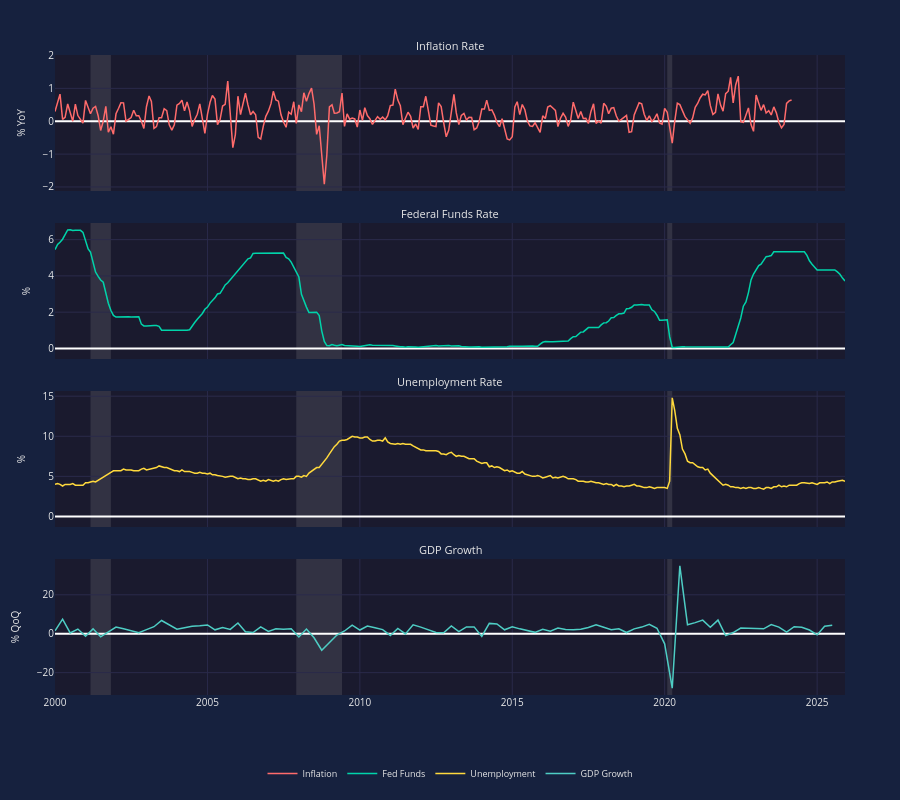

Notebook code for this chart:
### Code cell
# Build individual charts for each indicator
inflation_chart = EconChart(
    Data(x=inf_dates, y=inf_values, name='Inflation', color='coral'),
    title='Inflation Rate',
    y_label='% YoY',
    horizontal_line=2,
)

fed_chart = EconChart(
    Data(x=fed_dates, y=fed_values, name='Fed Funds', color='teal'),
    title='Federal Funds Rate',
    y_label='%',
)

unemployment_chart = EconChart(
    Data(x=unemp_dates, y=unemp_values, name='Unemployment', color='gold'),
    title='Unemployment Rate',
    y_label='%',
)

gdp_chart = EconChart(
    Data(x=gdp_dates, y=gdp_values, name='GDP Growth', color='sky'),
    title='GDP Growth',
    y_label='% QoQ',
    horizontal_line=0,
)

# Create the full dashboard
board = EconBoard(
    inflation_chart,
    fed_chart,
    unemployment_chart,
    gdp_chart,
    height=800,
    legend='bottom',
)
board.show()

### Figure 1 — Plotly figure (JSON) as saved in the notebook; plotly's stock layout.template omitted (floating-point values rounded to 4 significant figures; data arrays with more than 128 entries replaced by an {"elided": "..."} marker saying what was removed)
{"data": [{"line": {"color": "#ff6b6b", "width": 1.5}, "name": "Inflation", "showlegend": true, "type": "scatter", "visible": true, "x": {"elided": "291 str values"}, "xaxis": "x4", "y": {"elided": "291 float values"}, "yaxis": "y"}, {"line": {"color": "#00d4aa", "width": 1.5}, "name": "Fed Funds", "showlegend": true, "type": "scatter", "visible": true, "x": {"elided": "312 str values"}, "xaxis": "x4", "y": {"elided": "312 float values"}, "yaxis": "y2"}, {"line": {"color": "#ffd93d", "width": 1.5}, "name": "Unemployment", "showlegend": true, "type": "scatter", "visible": true, "x": {"elided": "311 str values"}, "xaxis": "x4", "y": {"elided": "311 float values"}, "yaxis": "y3"}, {"line": {"color": "#4ecdc4", "width": 1.5}, "name": "GDP Growth", "showlegend": true, "type": "scatter", "visible": true, "x": ["2000-01-01T00:00:00", "2000-04-01T00:00:00", "2000-07-01T00:00:00", "2000-10-01T00:00:00", "2001-01-01T00:00:00", "2001-04-01T00:00:00", "2001-07-01T00:00:00", "2001-10-01T00:00:00", "2002-01-01T00:00:00", "2002-04-01T00:00:00", "2002-07-01T00:00:00", "2002-10-01T00:00:00", "2003-01-01T00:00:00", "2003-04-01T00:00:00", "2003-07-01T00:00:00", "2003-10-01T00:00:00", "2004-01-01T00:00:00", "2004-04-01T00:00:00", "2004-07-01T00:00:00", "2004-10-01T00:00:00", "2005-01-01T00:00:00", "2005-04-01T00:00:00", "2005-07-01T00:00:00", "2005-10-01T00:00:00", "2006-01-01T00:00:00", "2006-04-01T00:00:00", "2006-07-01T00:00:00", "2006-10-01T00:00:00", "2007-01-01T00:00:00", "2007-04-01T00:00:00", "2007-07-01T00:00:00", "2007-10-01T00:00:00", "2008-01-01T00:00:00", "2008-04-01T00:00:00", "2008-07-01T00:00:00", "2008-10-01T00:00:00", "2009-01-01T00:00:00", "2009-04-01T00:00:00", "2009-07-01T00:00:00", "2009-10-01T00:00:00", "2010-01-01T00:00:00", "2010-04-01T00:00:00", "2010-07-01T00:00:00", "2010-10-01T00:00:00", "2011-01-01T00:00:00", "2011-04-01T00:00:00", "2011-07-01T00:00:00", "2011-10-01T00:00:00", "2012-01-01T00:00:00", "2012-04-01T00:00:00", "2012-07-01T00:00:00", "2012-10-01T00:00:00", "2013-01-01T00:00:00", "2013-04-01T00:00:00", "2013-07-01T00:00:00", "2013-10-01T00:00:00", "2014-01-01T00:00:00", "2014-04-01T00:00:00", "2014-07-01T00:00:00", "2014-10-01T00:00:00", "2015-01-01T00:00:00", "2015-04-01T00:00:00", "2015-07-01T00:00:00", "2015-10-01T00:00:00", "2016-01-01T00:00:00", "2016-04-01T00:00:00", "2016-07-01T00:00:00", "2016-10-01T00:00:00", "2017-01-01T00:00:00", "2017-04-01T00:00:00", "2017-07-01T00:00:00", "2017-10-01T00:00:00", "2018-01-01T00:00:00", "2018-04-01T00:00:00", "2018-07-01T00:00:00", "2018-10-01T00:00:00", "2019-01-01T00:00:00", "2019-04-01T00:00:00", "2019-07-01T00:00:00", "2019-10-01T00:00:00", "2020-01-01T00:00:00", "2020-04-01T00:00:00", "2020-07-01T00:00:00", "2020-10-01T00:00:00", "2021-01-01T00:00:00", "2021-04-01T00:00:00", "2021-07-01T00:00:00", "2021-10-01T00:00:00", "2022-01-01T00:00:00", "2022-04-01T00:00:00", "2022-07-01T00:00:00", "2022-10-01T00:00:00", "2023-01-01T00:00:00", "2023-04-01T00:00:00", "2023-07-01T00:00:00", "2023-10-01T00:00:00", "2024-01-01T00:00:00", "2024-04-01T00:00:00", "2024-07-01T00:00:00", "2024-10-01T00:00:00", "2025-01-01T00:00:00", "2025-04-01T00:00:00", "2025-07-01T00:00:00"], "xaxis": "x4", "y": [1.5, 7.5, 0.4, 2.4, -1.3, 2.5, -1.6, 1.1, 3.4, 2.5, 1.6, 0.5, 2.1, 3.6, 6.8, 4.7, 2.3, 3.1, 3.8, 4.1, 4.5, 2, 3.2, 2.2, 5.5, 1, 0.6, 3.5, 1.2, 2.5, 2.3, 2.5, -1.7, 2.4, -2.1, -8.5, -4.5, -0.7, 1.4, 4.4, 1.9, 3.9, 3.1, 2.1, -0.9, 2.7, -0.1, 4.6, 3.4, 1.8, 0.6, 0.5, 4, 1.1, 3.5, 3.5, -1.4, 5.3, 5, 2, 3.6, 2.5, 1.6, 0.7, 2.3, 1.3, 2.9, 2.2, 2, 2.3, 3.2, 4.6, 3.3, 2.1, 2.5, 0.6, 2.5, 3.4, 4.8, 2.8, -5.2, -28, 34.9, 4.6, 5.7, 7, 3.3, 7, -1, 0.6, 2.9, 2.8, 2.9, 2.5, 4.7, 3.4, 0.8, 3.6, 3.3, 1.9, -0.6, 3.8, 4.4], "yaxis": "y4"}, {"hoverinfo": "skip", "marker": {"opacity": 0}, "mode": "markers", "showlegend": false, "type": "scatter", "x": ["2000-01-01T00:00:00", "2025-12-01T00:00:00"], "xaxis": "x4", "y": [0, 0], "yaxis": "y"}, {"hoverinfo": "skip", "marker": {"opacity": 0}, "mode": "markers", "showlegend": false, "type": "scatter", "x": ["2000-01-01T00:00:00", "2025-12-01T00:00:00"], "xaxis": "x4", "y": [0, 0], "yaxis": "y2"}, {"hoverinfo": "skip", "marker": {"opacity": 0}, "mode": "markers", "showlegend": false, "type": "scatter", "x": ["2000-01-01T00:00:00", "2025-12-01T00:00:00"], "xaxis": "x4", "y": [0, 0], "yaxis": "y3"}], "layout": {"annotations": [{"font": {"color": "#e8e8e8", "size": 11}, "showarrow": false, "text": "Inflation Rate", "x": 0.5, "xanchor": "center", "xref": "paper", "y": 1, "yanchor": "bottom", "yref": "paper"}, {"font": {"color": "#e8e8e8", "size": 11}, "showarrow": false, "text": "Federal Funds Rate", "x": 0.5, "xanchor": "center", "xref": "paper", "y": 0.7375, "yanchor": "bottom", "yref": "paper"}, {"font": {"color": "#e8e8e8", "size": 11}, "showarrow": false, "text": "Unemployment Rate", "x": 0.5, "xanchor": "center", "xref": "paper", "y": 0.475, "yanchor": "bottom", "yref": "paper"}, {"font": {"color": "#e8e8e8", "size": 11}, "showarrow": false, "text": "GDP Growth", "x": 0.5, "xanchor": "center", "xref": "paper", "y": 0.2125, "yanchor": "bottom", "yref": "paper"}], "font": {"color": "#e8e8e8", "size": 10}, "height": 800, "hoverlabel": {"bgcolor": "#16213e", "font": {"color": "#e8e8e8", "size": 11}}, "hovermode": "x unified", "legend": {"bgcolor": "rgba(0,0,0,0)", "font": {"color": "#e8e8e8", "size": 9}, "orientation": "h", "x": 0.5, "xanchor": "center", "y": -0.1, "yanchor": "top"}, "margin": {"b": 35, "l": 55, "r": 55, "t": 55}, "paper_bgcolor": "#16213e", "plot_bgcolor": "#1a1a2e", "shapes": [{"line": {"color": "rgba(255, 255, 255, 0.3)", "dash": "dash", "width": 1}, "type": "line", "x0": 0, "x1": 1, "xref": "x4", "y0": 2, "y1": 2, "yref": "y"}, {"line": {"color": "rgba(255, 255, 255, 0.3)", "dash": "dash", "width": 1}, "type": "line", "x0": 0, "x1": 1, "xref": "x4", "y0": 0, "y1": 0, "yref": "y4"}, {"fillcolor": "#b8b8b8", "layer": "below", "line": {"width": 0}, "opacity": 0.15, "type": "rect", "x0": "2001-03-01T00:00:00", "x1": "2001-11-01T00:00:00", "xref": "x4", "y0": 0, "y1": 1, "yref": "y domain"}, {"fillcolor": "#b8b8b8", "layer": "below", "line": {"width": 0}, "opacity": 0.15, "type": "rect", "x0": "2001-03-01T00:00:00", "x1": "2001-11-01T00:00:00", "xref": "x4", "y0": 0, "y1": 1, "yref": "y2 domain"}, {"fillcolor": "#b8b8b8", "layer": "below", "line": {"width": 0}, "opacity": 0.15, "type": "rect", "x0": "2001-03-01T00:00:00", "x1": "2001-11-01T00:00:00", "xref": "x4", "y0": 0, "y1": 1, "yref": "y3 domain"}, {"fillcolor": "#b8b8b8", "layer": "below", "line": {"width": 0}, "opacity": 0.15, "type": "rect", "x0": "2001-03-01T00:00:00", "x1": "2001-11-01T00:00:00", "xref": "x4", "y0": 0, "y1": 1, "yref": "y4 domain"}, {"fillcolor": "#b8b8b8", "layer": "below", "line": {"width": 0}, "opacity": 0.15, "type": "rect", "x0": "2007-12-01T00:00:00", "x1": "2009-06-01T00:00:00", "xref": "x4", "y0": 0, "y1": 1, "yref": "y domain"}, {"fillcolor": "#b8b8b8", "layer": "below", "line": {"width": 0}, "opacity": 0.15, "type": "rect", "x0": "2007-12-01T00:00:00", "x1": "2009-06-01T00:00:00", "xref": "x4", "y0": 0, "y1": 1, "yref": "y2 domain"}, {"fillcolor": "#b8b8b8", "layer": "below", "line": {"width": 0}, "opacity": 0.15, "type": "rect", "x0": "2007-12-01T00:00:00", "x1": "2009-06-01T00:00:00", "xref": "x4", "y0": 0, "y1": 1, "yref": "y3 domain"}, {"fillcolor": "#b8b8b8", "layer": "below", "line": {"width": 0}, "opacity": 0.15, "type": "rect", "x0": "2007-12-01T00:00:00", "x1": "2009-06-01T00:00:00", "xref": "x4", "y0": 0, "y1": 1, "yref": "y4 domain"}, {"fillcolor": "#b8b8b8", "layer": "below", "line": {"width": 0}, "opacity": 0.15, "type": "rect", "x0": "2020-02-01T00:00:00", "x1": "2020-04-01T00:00:00", "xref": "x4", "y0": 0, "y1": 1, "yref": "y domain"}, {"fillcolor": "#b8b8b8", "layer": "below", "line": {"width": 0}, "opacity": 0.15, "type": "rect", "x0": "2020-02-01T00:00:00", "x1": "2020-04-01T00:00:00", "xref": "x4", "y0": 0, "y1": 1, "yref": "y2 domain"}, {"fillcolor": "#b8b8b8", "layer": "below", "line": {"width": 0}, "opacity": 0.15, "type": "rect", "x0": "2020-02-01T00:00:00", "x1": "2020-04-01T00:00:00", "xref": "x4", "y0": 0, "y1": 1, "yref": "y3 domain"}, {"fillcolor": "#b8b8b8", "layer": "below", "line": {"width": 0}, "opacity": 0.15, "type": "rect", "x0": "2020-02-01T00:00:00", "x1": "2020-04-01T00:00:00", "xref": "x4", "y0": 0, "y1": 1, "yref": "y4 domain"}], "xaxis": {"anchor": "y", "domain": [0, 1], "gridcolor": "#2a2a4a", "matches": "x4", "range": ["2000-01-01T00:00:00", "2025-12-01T00:00:00"], "showspikes": true, "showticklabels": false, "spikecolor": "rgba(255, 255, 255, 0.5)", "spikedash": "dot", "spikemode": "across", "spikesnap": "cursor", "spikethickness": 1}, "xaxis2": {"anchor": "y2", "domain": [0, 1], "gridcolor": "#2a2a4a", "matches": "x4", "range": ["2000-01-01T00:00:00", "2025-12-01T00:00:00"], "showspikes": true, "showticklabels": false, "spikecolor": "rgba(255, 255, 255, 0.5)", "spikedash": "dot", "spikemode": "across", "spikesnap": "cursor", "spikethickness": 1}, "xaxis3": {"anchor": "y3", "domain": [0, 1], "gridcolor": "#2a2a4a", "matches": "x4", "range": ["2000-01-01T00:00:00", "2025-12-01T00:00:00"], "showspikes": true, "showticklabels": false, "spikecolor": "rgba(255, 255, 255, 0.5)", "spikedash": "dot", "spikemode": "across", "spikesnap": "cursor", "spikethickness": 1}, "xaxis4": {"anchor": "y4", "domain": [0, 1], "gridcolor": "#2a2a4a", "range": ["2000-01-01T00:00:00", "2025-12-01T00:00:00"], "showspikes": true, "spikecolor": "rgba(255, 255, 255, 0.5)", "spikedash": "dot", "spikemode": "across", "spikesnap": "cursor", "spikethickness": 1}, "yaxis": {"anchor": "x", "domain": [0.7875, 1], "gridcolor": "#2a2a4a", "title": {"font": {"color": "#e8e8e8", "size": 10}, "text": "% YoY"}, "type": "linear"}, "yaxis2": {"anchor": "x2", "domain": [0.525, 0.7375], "gridcolor": "#2a2a4a", "title": {"font": {"color": "#e8e8e8", "size": 10}, "text": "%"}, "type": "linear"}, "yaxis3": {"anchor": "x3", "domain": [0.2625, 0.475], "gridcolor": "#2a2a4a", "title": {"font": {"color": "#e8e8e8", "size": 10}, "text": "%"}, "type": "linear"}, "yaxis4": {"anchor": "x4", "domain": [0, 0.2125], "gridcolor": "#2a2a4a", "title": {"font": {"color": "#e8e8e8", "size": 10}, "text": "% QoQ"}, "type": "linear"}}}
